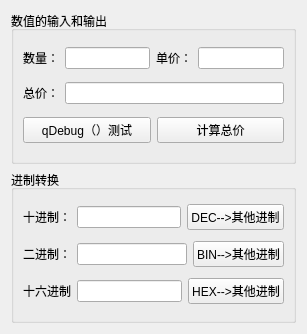
<?xml version="1.0" encoding="UTF-8"?>
<ui version="4.0">
 <class>Widget</class>
 <widget class="QWidget" name="Widget">
  <property name="geometry">
   <rect>
    <x>0</x>
    <y>0</y>
    <width>307</width>
    <height>334</height>
   </rect>
  </property>
  <property name="windowTitle">
   <string>Widget</string>
  </property>
  <layout class="QVBoxLayout" name="verticalLayout">
   <item>
    <widget class="QGroupBox" name="groupBox">
     <property name="title">
      <string>数值的输入和输出</string>
     </property>
     <layout class="QVBoxLayout" name="verticalLayout_2">
      <item>
       <layout class="QHBoxLayout" name="horizontalLayout">
        <item>
         <widget class="QLabel" name="label">
          <property name="text">
           <string>数量：</string>
          </property>
         </widget>
        </item>
        <item>
         <widget class="QLineEdit" name="lineEdit_number"/>
        </item>
        <item>
         <widget class="QLabel" name="label_2">
          <property name="text">
           <string>单价：</string>
          </property>
         </widget>
        </item>
        <item>
         <widget class="QLineEdit" name="lineEdit_UnitPrice">
          <property name="text">
           <string/>
          </property>
         </widget>
        </item>
       </layout>
      </item>
      <item>
       <layout class="QHBoxLayout" name="horizontalLayout_2">
        <item>
         <widget class="QLabel" name="label_3">
          <property name="text">
           <string>总价：</string>
          </property>
         </widget>
        </item>
        <item>
         <widget class="QLineEdit" name="lineEdit_TotalPrice">
          <property name="text">
           <string/>
          </property>
         </widget>
        </item>
       </layout>
      </item>
      <item>
       <layout class="QHBoxLayout" name="horizontalLayout_3">
        <item>
         <widget class="QPushButton" name="btnDebug">
          <property name="text">
           <string>qDebug（）测试</string>
          </property>
         </widget>
        </item>
        <item>
         <widget class="QPushButton" name="btnTotalPrice">
          <property name="text">
           <string>计算总价</string>
          </property>
         </widget>
        </item>
       </layout>
      </item>
     </layout>
    </widget>
   </item>
   <item>
    <widget class="QGroupBox" name="groupBox_2">
     <property name="title">
      <string>进制转换</string>
     </property>
     <layout class="QVBoxLayout" name="verticalLayout_3">
      <item>
       <layout class="QHBoxLayout" name="horizontalLayout_7">
        <item>
         <layout class="QHBoxLayout" name="horizontalLayout_4">
          <item>
           <widget class="QLabel" name="label_4">
            <property name="text">
             <string>十进制：</string>
            </property>
           </widget>
          </item>
          <item>
           <widget class="QLineEdit" name="lineEdit_DEC"/>
          </item>
         </layout>
        </item>
        <item>
         <widget class="QPushButton" name="btnDEC">
          <property name="text">
           <string>DEC--&gt;其他进制</string>
          </property>
         </widget>
        </item>
       </layout>
      </item>
      <item>
       <layout class="QHBoxLayout" name="horizontalLayout_8">
        <item>
         <layout class="QHBoxLayout" name="horizontalLayout_5">
          <item>
           <widget class="QLabel" name="label_5">
            <property name="text">
             <string>二进制：</string>
            </property>
           </widget>
          </item>
          <item>
           <widget class="QLineEdit" name="lineEdit_BIN"/>
          </item>
         </layout>
        </item>
        <item>
         <widget class="QPushButton" name="btnBIN">
          <property name="text">
           <string>BIN--&gt;其他进制</string>
          </property>
         </widget>
        </item>
       </layout>
      </item>
      <item>
       <layout class="QHBoxLayout" name="horizontalLayout_9">
        <item>
         <layout class="QHBoxLayout" name="horizontalLayout_6">
          <item>
           <widget class="QLabel" name="label_6">
            <property name="text">
             <string>十六进制</string>
            </property>
           </widget>
          </item>
          <item>
           <widget class="QLineEdit" name="lineEdit_HEX"/>
          </item>
         </layout>
        </item>
        <item>
         <widget class="QPushButton" name="btnHEX">
          <property name="text">
           <string>HEX--&gt;其他进制</string>
          </property>
         </widget>
        </item>
       </layout>
      </item>
     </layout>
    </widget>
   </item>
  </layout>
 </widget>
 <resources/>
 <connections/>
</ui>
